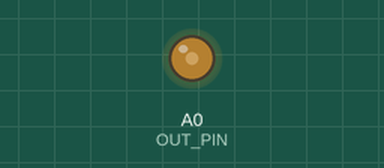
This sketch was run on a simulated Arduino Uno R4 WiFi. Parts: output pins drawn as LEDs (lit = HIGH).

Above: at 0.19 s.
At 3.63 s:
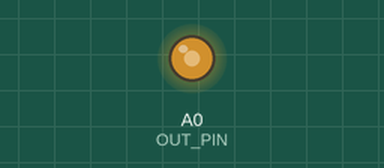
At 4.5 s:
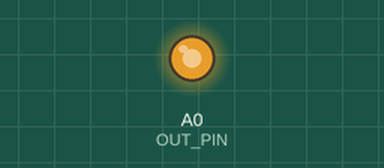
At 7.7 s:
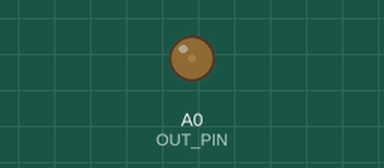
Timing chart, 0 to 9.2 s (numbered marks = the images above):
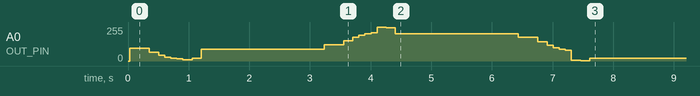

The sketch:

Northern_Cardinal.ino
```cpp
#include <FspTimer.h>

// AO writes true analog out
#define OUT_PIN A0
#define NUM_SAMPLES   256

const float sampleRate = 44100.0;
volatile float fOut = 1000.0;

volatile int phInc;                  // dds phase increment
volatile unsigned long phAcc;        // dds phase accumulator
unsigned long tuningWord;            // dds tuning word (M)
FspTimer Timer;

uint8_t sineData[NUM_SAMPLES] = {
  128, 131, 134, 137, 140, 144, 147, 150, 153, 156, 159, 162, 165, 168, 171, 174,
  177, 179, 182, 185, 188, 191, 193, 196, 199, 201, 204, 206, 209, 211, 213, 216,
  218, 220, 222, 224, 226, 228, 230, 232, 234, 235, 237, 239, 240, 241, 243, 244,
  245, 246, 248, 249, 250, 250, 251, 252, 253, 253, 254, 254, 254, 255, 255, 255,
  255, 255, 255, 255, 254, 254, 254, 253, 253, 252, 251, 250, 250, 249, 248, 246,
  245, 244, 243, 241, 240, 239, 237, 235, 234, 232, 230, 228, 226, 224, 222, 220,
  218, 216, 213, 211, 209, 206, 204, 201, 199, 196, 193, 191, 188, 185, 182, 179,
  177, 174, 171, 168, 165, 162, 159, 156, 153, 150, 147, 144, 140, 137, 134, 131,
  128, 125, 122, 119, 116, 112, 109, 106, 103, 100,  97,  94,  91,  88,  85,  82,
   79,  77,  74,  71,  68,  65,  63,  60,  57,  55,  52,  50,  47,  45,  43,  40,
   38,  36,  34,  32,  30,  28,  26,  24,  22,  21,  19,  17,  16,  15,  13,  12,
   11,  10,   8,   7,   6,   6,   5,   4,   3,   3,   2,   2,   2,   1,   1,   1,
    1,   1,   1,   1,   2,   2,   2,   3,   3,   4,   5,   6,   6,   7,   8,  10,
   11,  12,  13,  15,  16,  17,  19,  21,  22,  24,  26,  28,  30,  32,  34,  36,
   38,  40,  43,  45,  47,  50,  52,  55,  57,  60,  63,  65,  68,  71,  74,  77,
   79,  82,  85,  88,  91,  94,  97, 100, 103, 106, 109, 112, 116, 119, 122, 125
};

// IRq is interrupt request

void setup () {
  pinMode(OUT_PIN, OUTPUT);
  fOut = 400.0;                                // set output frequency in Hz
  tuningWord = pow(2, 32) * fOut / sampleRate;
  Serial.begin(115200);
  delay(5);


  // turn on the FSP timer in the renesas chip
  uint8_t timerType = GPT_TIMER;
  int8_t channel = FspTimer::get_available_timer(timerType);

  Timer.begin(TIMER_MODE_PERIODIC, GPT_TIMER, channel, sampleRate, 0.0f, &TC4_Handler, nullptr);
  Timer.setup_overflow_irq(); // Required to trigger interrupt
  Timer.open();
  Timer.start();
}

void bip () {
  int wait = 10;
  int i = 0;
  int exp_add = 1;

  while(i<1800) {
    fOut = i+1500;                                  // set output frequency in Hz
    tuningWord = pow(2, 32) * fOut / sampleRate;  // DDS tuning word for target frequency

    wait = 200-i;
    if(wait <= 2) wait = 2;

    delayMicroseconds(wait);

    if(i > 800 && i%400 == 0) {
      exp_add = exp_add + 1;
    }

    i=i+exp_add;
  }
}


void swoop () {
  int wait = 1;
  int i = 6000;
  int exp_add = 20;

  while(i<7000) {
    fOut = i;                                  // set output frequency in Hz
    tuningWord = pow(2, 32) * fOut / sampleRate;  // DDS tuning word for target frequency

    delayMicroseconds(1);

    if(i%100 == 0) {
      exp_add = exp_add - 1;
      if( exp_add <= 10) exp_add = 10;
    }

    i=i+exp_add;
  }

  while(i>2000) {
    fOut = i;                                  // set output frequency in Hz
    tuningWord = pow(2, 32) * fOut / sampleRate;  // DDS tuning word for target frequency

    delayMicroseconds(1);

    if(i%10 == 0) {
      exp_add = exp_add + 1;
      if( exp_add >= 50) exp_add = 50;
    }

    i=i-exp_add;
  }

  while(i>1500) {
    fOut = i;
    exp_add = 10;                            // set output frequency in Hz
    tuningWord = pow(2, 32) * fOut / sampleRate;  // DDS tuning word for target frequency

    delayMicroseconds(1);

    i=i-exp_add;
  }
}

void rest_del(int del) {
  fOut = 0;
  tuningWord = pow(2, 32) * fOut / sampleRate;
  delay(del);
}

void loop () {
  bip();
  rest_del(300);

  bip();
  rest_del(150);

  swoop();
  rest_del(100);

  swoop();
  rest_del(100);

  swoop();
  rest_del(100);

  swoop();
  rest_del(100);

  swoop();
  rest_del(150);

  swoop();
  rest_del(150);

  swoop();
  rest_del(2000);

}

void TC4_Handler(timer_callback_args_t *p_args)
{

  // increment 32 bit phase accumulator by the tuning word amount, then
  // use the (tableAddrWidth) number of most significant bits of the phase
  // accumulator as a phase increment, which is the index position in the sine
  // data table to get a sample from
  // the phase accumulator is always incrementing and when it reaches the maximum
  // number possible in 32 bits, it rolls over and continues accumulating from 0, so
  // the phase increment (index pointer) is also continuously incrementing by some
  // amount based on target frequency and rolling over to continue accessing sine table
  // data at the required intervals to generate a sine wave at the desired frequency.
  phAcc += tuningWord;
  phInc = phAcc >> 24; // 32 - 8 bytes for word

  // send current sine data sample to the DAC
  analogWrite(OUT_PIN, sineData[phInc]);
}
```

Measured:
- by itself, A0 (OUT_PIN): 0/255 → 94/255 at 0.03 s, → 65/255 0.32 s later, → 43/255 0.15 s later, → 30/255 0.10 s later, … (27 changes in this stretch)
